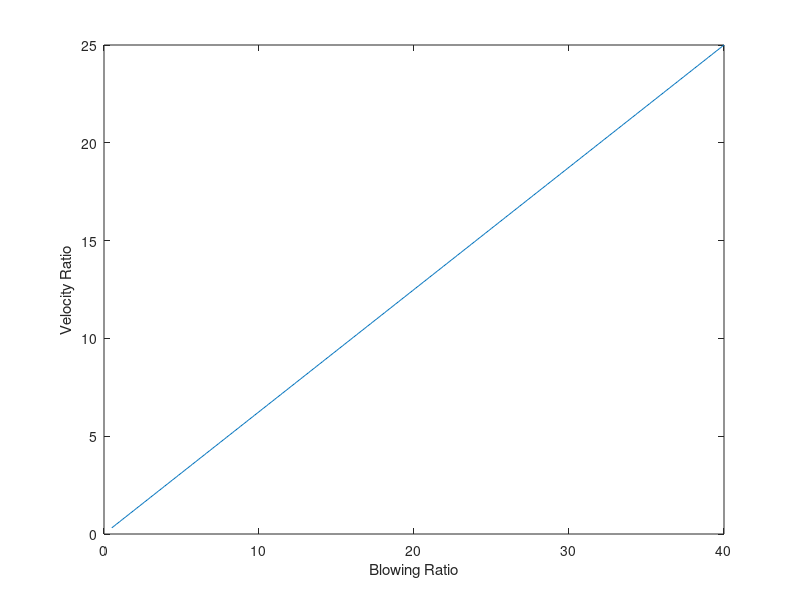
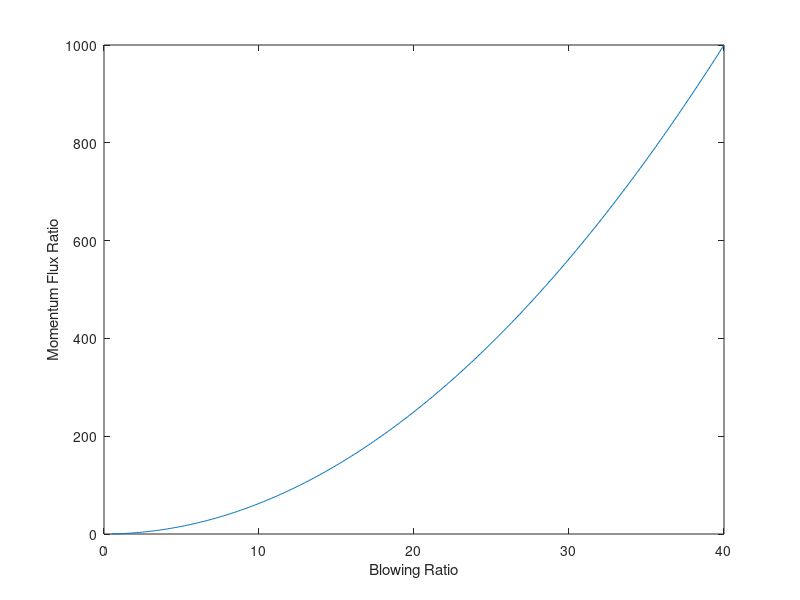

The MATLAB source for these figures, in order:
DR = 1.6;
BR = 0.5:0.1:40;
VR = zeros(1,length(BR));
I = zeros(1,length(BR));
for n = 1:length(BR)
    VR(n) = BR(n)/DR;
    I(n) = BR(n)^2/DR;
end
figure;
plot(BR,VR);
xlabel('Blowing Ratio'); % Comment
ylabel('Velocity Ratio');

figure;
plot(BR,I);
xlabel('Blowing Ratio');
ylabel('Momentum Flux Ratio');

